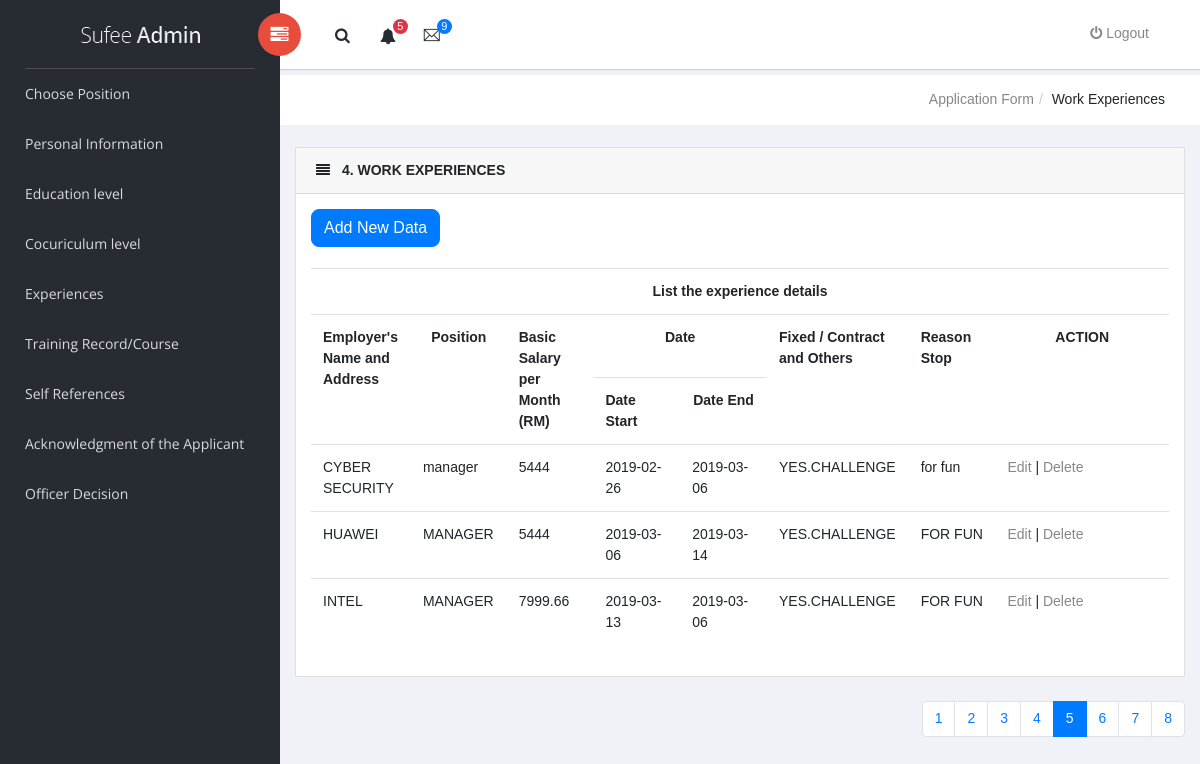
The page /sufee-master/4.php (signed in) on the database its author committed.
### tables this page shows
CREATE TABLE `userlist` (
  `user_id` int(11) NOT NULL,
  `name` varchar(50) NOT NULL,
  `user_Ic` char(13) NOT NULL,
  `emailAdd` varchar(50) NOT NULL,
  `password` varchar(50) NOT NULL,
  `confirmpassword` varchar(50) NOT NULL,
  `selected_val` varchar(50) NOT NULL,
  `dateTime` timestamp NOT NULL DEFAULT CURRENT_TIMESTAMP ON UPDATE CURRENT_TIMESTAMP
);

CREATE TABLE `work_experience` (
  `Work_Experience_Id` int(2) NOT NULL,
  `user_Ic` char(13) NOT NULL,
  `Employer_Name_Add` varchar(100) NOT NULL,
  `Applicant_Post` varchar(50) NOT NULL,
  `Applicant_Month_Salary` float NOT NULL,
  `Work_Start_Date` date NOT NULL,
  `Work_End_Date` date NOT NULL,
  `Work_Contract` varchar(50) NOT NULL,
  `Reason_Stop` varchar(100) NOT NULL
);

### sufee-master/4.php (the view, shortened to what this page needs)
<?php
$db = db_connect();
?>
<!doctype html>
<html class="no-js" lang="en">
<head>
    <link rel="stylesheet" href="vendors/bootstrap/dist/css/bootstrap.min.css">
    <link rel="stylesheet" href="vendors/font-awesome/css/font-awesome.min.css">
    <link rel="stylesheet" href="vendors/themify-icons/css/themify-icons.css">
    <link rel="stylesheet" href="vendors/flag-icon-css/css/flag-icon.min.css">
    <link rel="stylesheet" href="vendors/selectFX/css/cs-skin-elastic.css">
    <link rel="stylesheet" href="assets/css/style.css">
</head>
<body>
				<aside id="left-panel" class="left-panel">
					<nav class="navbar navbar-expand-sm navbar-default">
							<div class="navbar-header">
							<a class="navbar-brand" href="./"><img src="images/logo.png" alt="Logo"></a>
						</div>
						<div id="main-menu" class="main-menu collapse navbar-collapse">
							<ul class="nav navbar-nav">
								<li class="active">
									<a href="i.php"> </i>Choose Position </a>
								</li>
								 <li class="active">
									<a href="1.php"> </i>Personal Information</a>
								</li>
								<li class="active">
									<a href="education.php"> </i>Education level</a>
								</li>
								<li class="active">
									<a href="cocuriculum.php"> </i>Cocuriculum level</a>
								</li>
								 <li class="active">
									<a href="4.php"> </i>Experiences </a>
								</li>
								<li class="active">
									<a href="5.php"> </i>Training Record/Course </a>
								</li>
								<li class="active">
									<a href="6.php"> </i>Self References </a>
								</li>
								<li class="active">
									<a href="7.php"> </i>Acknowledgment of the Applicant</a>
								</li>
								<li class="active">
									<a href="8.php"> </i>Officer Decision </a>
								</li>
							</ul>
						</div>
					</nav>
				</aside>
    <div id="right-panel" class="right-panel">
        <header id="header" class="header">
            <div class="header-menu">
                <div class="col-sm-7">
                    <a id="menuToggle" class="menutoggle pull-left"><i class="fa fa fa-tasks"></i></a>
                    <div class="header-left">
                        <button class="search-trigger"><i class="fa fa-search"></i></button>
                        <div class="dropdown for-notification">
                            <button class="btn btn-secondary dropdown-toggle" type="button" id="notification" data-toggle="dropdown" aria-haspopup="true" aria-expanded="false">
                                <i class="fa fa-bell"></i>
                                <span class="count bg-danger">5</span>
                            </button>
                        </div>
                        <div class="dropdown for-message">
                            <button class="btn btn-secondary dropdown-toggle" type="button"
                                id="message"
                                data-toggle="dropdown" aria-haspopup="true" aria-expanded="false">
                                <i class="ti-email"></i>
                                <span class="count bg-primary">9</span>
                            </button>
                        </div>
                    </div>
                </div>
                    <div class="col-sm-5">
                    <div class="user-area dropdown float-right">
                        <a href="#" class="dropdown-toggle" data-toggle="dropdown" aria-haspopup="true" aria-expanded="false">
                           <a class="nav-link" href="logout.php"><i class="fa fa-power-off"></i> Logout</a>
                        </a>
                    </div>
                </div>
            </div>
<?php
 $qlist = "SELECT * FROM userlist
	  INNER JOIN work_experience ON userlist.user_Ic = work_experience.user_Ic
	  WHERE user_id='".$_SESSION['SESS_USER_ID']."'";
$reslist = $db->query($qlist);
?>
        </header>
       <div class="breadcrumbs">
            <div class="col-sm-12">
                <div class="page-header float-right">
                    <div class="page-title">
                        <ol class="breadcrumb text-right">
                            <li><a href="#">Application Form</a></li>
                            <li class="active">Work Experiences</li>
                        </ol>
                    </div>
                </div>
            </div>
        </div>
    <form class="form-inline" action="AddExperience.php" method="post" enctype="multipart/form-data" >
         <div class="content mt-3">
            <div class="animated">
                <div class="card">
                    <div class="card-header">
                        <i class="mr-2 fa fa-align-justify"></i>
                        <strong class="card-title" style="font-size:px;">4. WORK EXPERIENCES</strong>
                    </div>
                    <div class="card-body">
							   <button style="border-radius: 8px;" type="button" class="btn btn-primary" data-toggle="modal" data-target="#mediumModal">Add New Data</button>
							  <br/>
							  <br/>
                                <table class="table">
                                    <tbody>
                                        <tr style="height: 20px;">
<th scope="col" colspan="8"><label for="experience">List the experience details</label></th>
</tr>
<tr >
  <th scope="col" rowspan="2" ><label for="Employer_Name_Add">Employer's Name and Address</label></th>
  <th scope="col" rowspan="2" ><label for="Applicant_Post">Position</label></th>
  <th scope="col" rowspan="2" ><label for="Applicant_Month_Salary">Basic Salary per Month (RM)</label></th>
  <th scope="col" colspan="2" ><label for="date">Date</label></th>
  <th scope="col" rowspan="2"><label for="Work_Contract">Fixed / Contract and Others</label></th>
  <th scope="col" rowspan="2" ><label for="Reason_Stop">Reason Stop</label></th>
  <th scope="col" rowspan="2" ><label for="action">ACTION</label></th>
</tr>
<tr style="height: 20px;">
  <th scope="col"><label for="Work_Start_Date">Date Start</label></th></th>
  <th scope="col"><label for="Work_End_Date">Date End</label></th>
</tr>
        <?php
        while($rowlist = $reslist->fetch_assoc()) {
            echo "<tr>";
            echo "<td style='width:10%'>".$rowlist['Employer_Name_Add']."</td>";
            echo "<td style='width:10%'>".$rowlist['Applicant_Post']."</td>";
            echo "<td style='width:10%'>".$rowlist['Applicant_Month_Salary']."</td>";
			echo "<td style='width:10%'>".$rowlist['Work_Start_Date']."</td>";
            echo "<td style='width:10%'>".$rowlist['Work_End_Date']."</td>";
            echo "<td style='width:10%'>".$rowlist['Work_Contract']."</td>";
			echo "<td style='width:10%'>".$rowlist['Reason_Stop']."</td>";
            echo "<td style='width:20%'><a href=\"editExperience.php?Work_Experience_Id=$rowlist[Work_Experience_Id]\">Edit</a> | <a href=\"deleteExperience.php?Work_Experience_Id=$rowlist[Work_Experience_Id]\" onClick=\"return confirm('Are you sure you want to delete?')\">Delete</a></td>";
        }
        ?>
                                    </tbody>
                                </table>
                          </div>
						</div>
					</div>
				<div style='float:right;'><nav aria-label="...">
  <ul class="pagination">
   <li class="page-item"><a class="page-link" href="i.php">1</a></li>
    <li class="page-item"><a class="page-link" href="1.php">2</a></li>
	<li class="page-item"><a class="page-link" href="education.php">3</a></li>
	 <li class="page-item"><a class="page-link" href="cocuriculum.php">4</a></li>
    <li class="page-item active" aria-current="page">
      <span class="page-link">
        5
      </span>
    </li>
	<li class="page-item"><a class="page-link" href="5.php">6</a></li>
    <li class="page-item"><a class="page-link" href="6.php">7</a></li>
	<li class="page-item"><a class="page-link" href="7.php">8</a></li>
  </ul>
</nav></div>
				</div>
            </div>
   <br>
</body>
</html>

### sufee-master/4.php (style rules this page uses)
body { margin: 0; font-family: Arial, Helvetica, sans-serif; font-size:14px; }

### rows shown on the page
userlist: work_experience.Employer_Name_Add "CYBER SECURITY", work_experience.Applicant_Post "manager", work_experience.Applicant_Month_Salary "5444", work_experience.Work_Start_Date "2019-02-26", work_experience.Work_End_Date "2019-03-06", work_experience.Work_Contract "YES.CHALLENGE", work_experience.Reason_Stop "for fun", work_experience.Employer_Name_Add "HUAWEI", work_experience.Applicant_Post "MANAGER", work_experience.Work_Start_Date "2019-03-06", work_experience.Work_End_Date "2019-03-14", work_experience.Reason_Stop "FOR FUN", work_experience.Employer_Name_Add "INTEL", work_experience.Applicant_Month_Salary "7999.66", work_experience.Work_Start_Date "2019-03-13"
